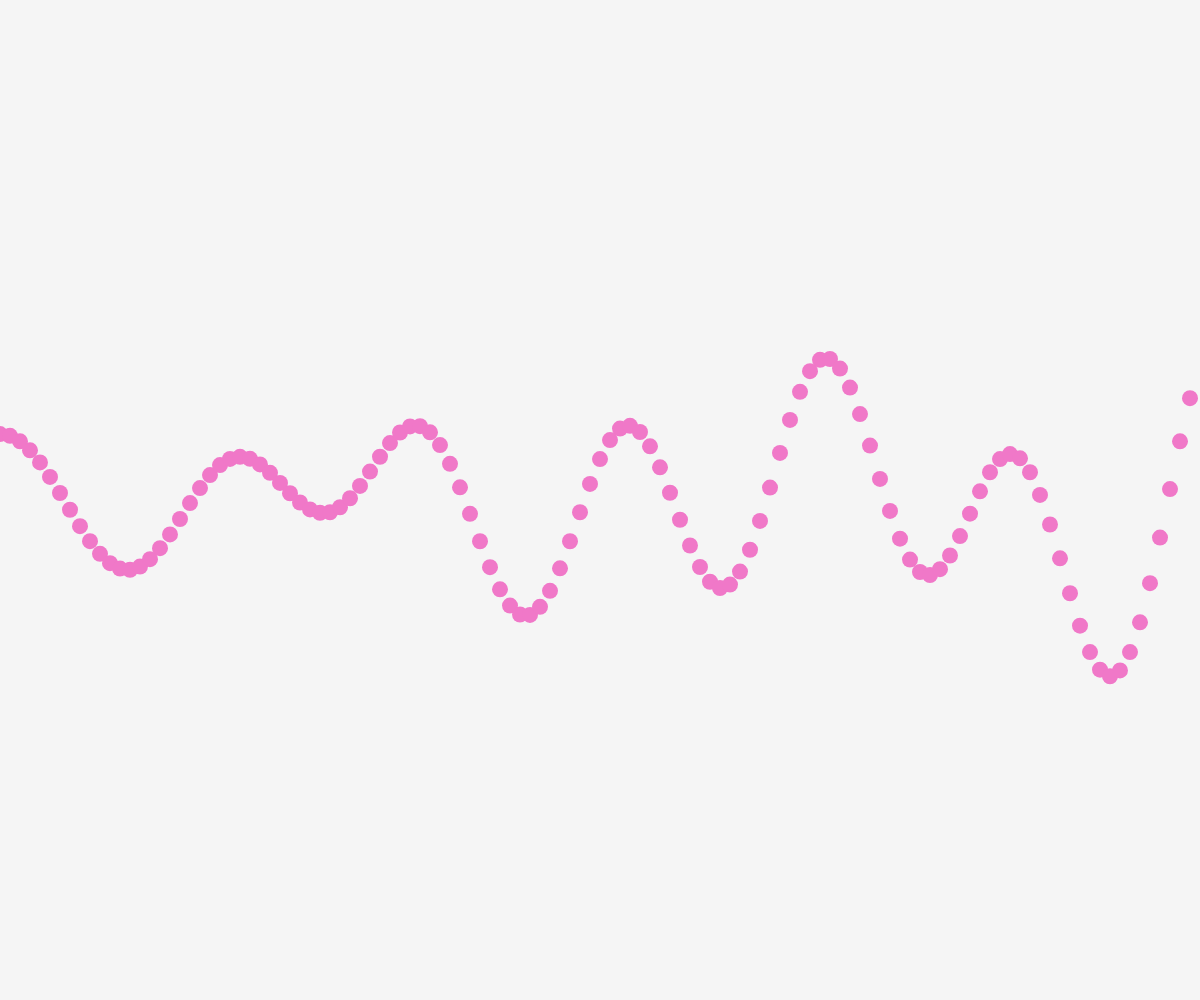
Frame 1 (no input)
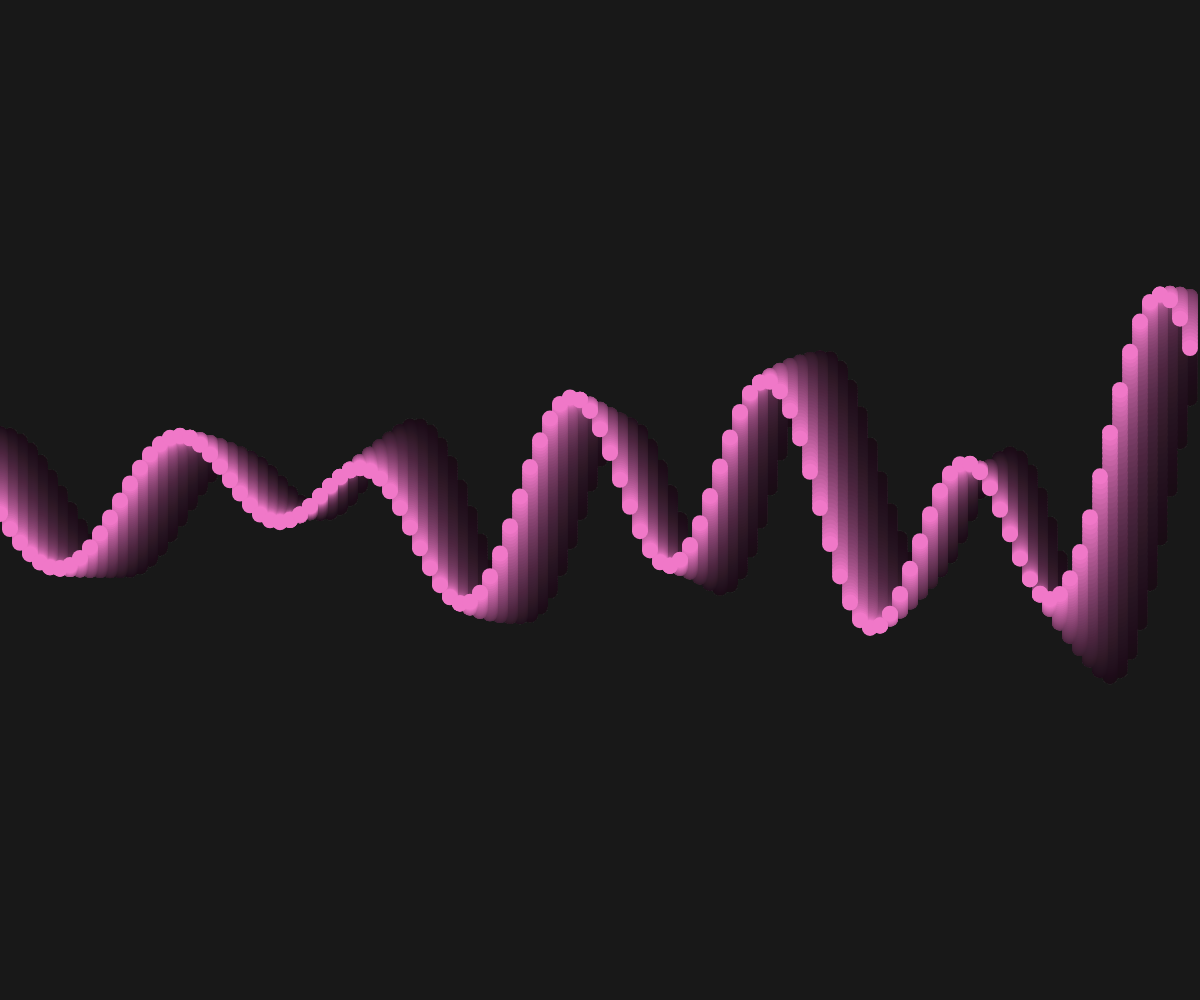
Frame 60 (no input)
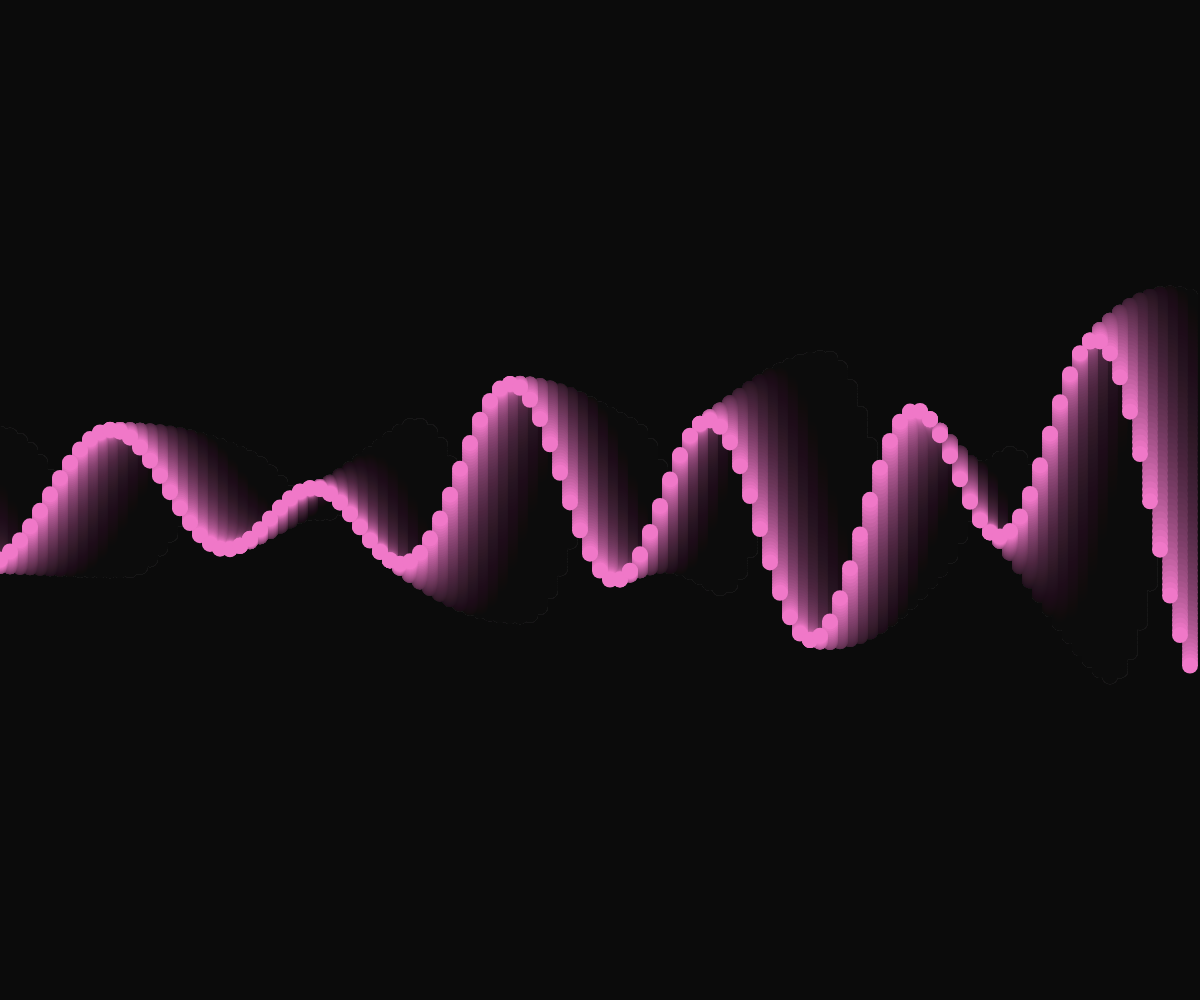
Frame 120 (the mouse pressed at the canvas centre since frame 60)

The p5.js sketch that drew these frames (run headless with seeded random() and noise() and a simulated clock; from frame 60 on, the mouse is pressed at the canvas centre):

// p5.js sketch
// ── sketch.js
let waves = [];

function setup(){
    createCanvas(windowWidth, windowHeight);
    for (let i = 0; i < 5; i++){
        waves[i] = new Wave(random(20,90),random(100,600),random(TWO_PI));
    }
    
}

function draw(){
    background(0,10);

    for (let x = 0; x < width; x += 10){
        let y = 0;
        for (let wave of waves){
            y += wave.evaluate(x);
        }
        fill(240,120,200)
        noStroke();
        ellipse(x,y + height/2,16);
    }

    for (let wave of waves){
        wave.update();
    }
}

class Wave{
    constructor(amp,period,phase){
        this.amplitude = amp;
        this.period = period;
        this.phase = phase;
    }

    evaluate(x){
        return sin(this.phase + TWO_PI * x / this.period) * this.amplitude;
    }

    update(){
        this.phase += 0.03;
    }
}
// ── attractor.js

class Attractor{
    constructor(x,y,m){
        this.pos = createVector(x, y);
        this.mass = m;
        this.r = sqrt(this.mass);
    }

    attract(mover){
        let force = p5.Vector.sub(this.pos,mover.pos);
        let distanceSq = constrain(force.magSq(),100,1000);
        let G = 5;
        let strength = G * (this.mass * mover.mass) / distanceSq;
        force.setMag(strength);
        mover.applyForce(force);
    }

    show(){
        noStroke();
        fill(255,0,100);
        ellipse(this.pos.x, this.pos.y,this.r*2);
    }
}
